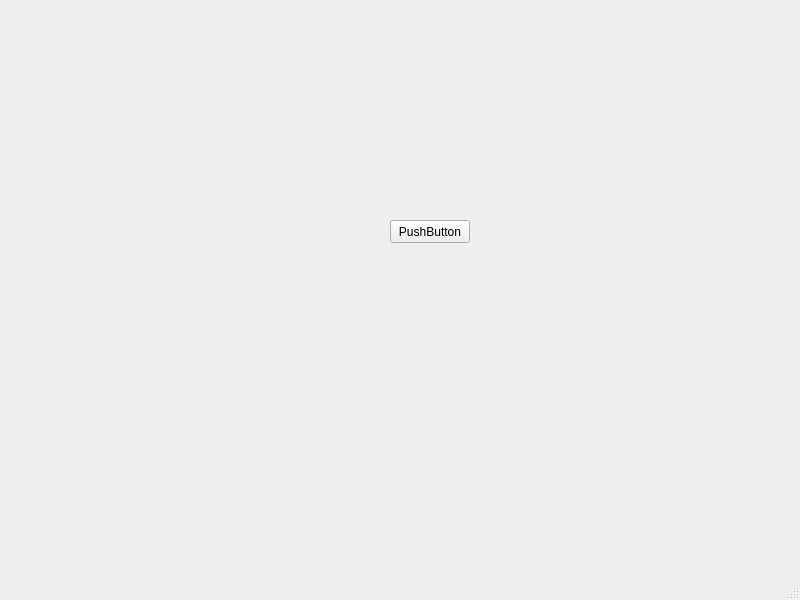
<?xml version="1.0" encoding="UTF-8"?>
<ui version="4.0">
 <class>MainWindow</class>
 <widget class="QMainWindow" name="MainWindow">
  <property name="geometry">
   <rect>
    <x>0</x>
    <y>0</y>
    <width>800</width>
    <height>600</height>
   </rect>
  </property>
  <property name="windowTitle">
   <string>MainWindow</string>
  </property>
  <widget class="QWidget" name="centralwidget">
   <widget class="QPushButton" name="pushButton">
    <property name="geometry">
     <rect>
      <x>390</x>
      <y>220</y>
      <width>80</width>
      <height>23</height>
     </rect>
    </property>
    <property name="text">
     <string>PushButton</string>
    </property>
   </widget>
  </widget>
  <widget class="QMenuBar" name="menubar">
   <property name="geometry">
    <rect>
     <x>0</x>
     <y>0</y>
     <width>800</width>
     <height>20</height>
    </rect>
   </property>
  </widget>
  <widget class="QStatusBar" name="statusbar"/>
 </widget>
 <resources/>
 <connections/>
</ui>
